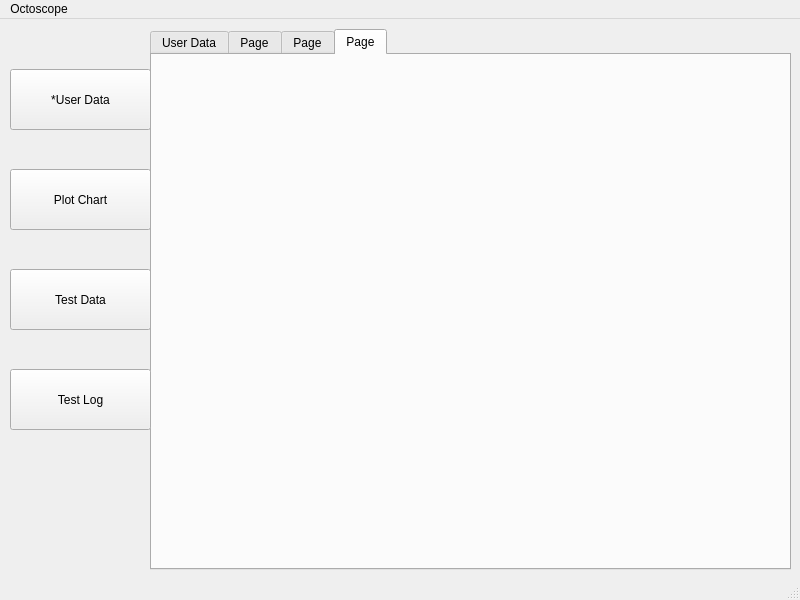
<?xml version="1.0" encoding="UTF-8"?>
<ui version="4.0">
 <class>MainWindow</class>
 <widget class="QMainWindow" name="MainWindow">
  <property name="geometry">
   <rect>
    <x>0</x>
    <y>0</y>
    <width>800</width>
    <height>600</height>
   </rect>
  </property>
  <property name="windowTitle">
   <string>MainWindow</string>
  </property>
  <widget class="QWidget" name="centralwidget">
   <widget class="QPushButton" name="plot_chart_button">
    <property name="geometry">
     <rect>
      <x>10</x>
      <y>150</y>
      <width>141</width>
      <height>61</height>
     </rect>
    </property>
    <property name="text">
     <string>Plot Chart</string>
    </property>
    <property name="icon">
     <iconset resource="icons.qrc">
      <normaloff>:/icons/Plot graph icon.png</normaloff>:/icons/Plot graph icon.png</iconset>
    </property>
    <property name="iconSize">
     <size>
      <width>40</width>
      <height>40</height>
     </size>
    </property>
   </widget>
   <widget class="QPushButton" name="user_data_show_button">
    <property name="enabled">
     <bool>true</bool>
    </property>
    <property name="geometry">
     <rect>
      <x>10</x>
      <y>50</y>
      <width>141</width>
      <height>61</height>
     </rect>
    </property>
    <property name="text">
     <string>*User Data</string>
    </property>
    <property name="icon">
     <iconset resource="icons.qrc">
      <normaloff>:/icons/User input icon.png</normaloff>:/icons/User input icon.png</iconset>
    </property>
    <property name="iconSize">
     <size>
      <width>40</width>
      <height>40</height>
     </size>
    </property>
   </widget>
   <widget class="QPushButton" name="test_data_button">
    <property name="geometry">
     <rect>
      <x>10</x>
      <y>250</y>
      <width>141</width>
      <height>61</height>
     </rect>
    </property>
    <property name="text">
     <string>Test Data</string>
    </property>
    <property name="icon">
     <iconset resource="icons.qrc">
      <normaloff>:/icons/Automation data icon.png</normaloff>:/icons/Automation data icon.png</iconset>
    </property>
    <property name="iconSize">
     <size>
      <width>40</width>
      <height>40</height>
     </size>
    </property>
   </widget>
   <widget class="QTabWidget" name="main_tab_widget">
    <property name="enabled">
     <bool>true</bool>
    </property>
    <property name="geometry">
     <rect>
      <x>150</x>
      <y>10</y>
      <width>641</width>
      <height>541</height>
     </rect>
    </property>
    <property name="currentIndex">
     <number>3</number>
    </property>
    <widget class="QWidget" name="tab">
     <attribute name="title">
      <string>User Data</string>
     </attribute>
     <widget class="QComboBox" name="platforn_combo_box">
      <property name="geometry">
       <rect>
        <x>130</x>
        <y>40</y>
        <width>171</width>
        <height>25</height>
       </rect>
      </property>
      <item>
       <property name="text">
        <string>Other Vendor</string>
       </property>
      </item>
      <item>
       <property name="text">
        <string>CGR</string>
       </property>
      </item>
      <item>
       <property name="text">
        <string>LGM</string>
       </property>
      </item>
      <item>
       <property name="text">
        <string>CGR-2</string>
       </property>
      </item>
      <item>
       <property name="text">
        <string>LGM-2</string>
       </property>
      </item>
     </widget>
     <widget class="QComboBox" name="author_name_combo_box">
      <property name="geometry">
       <rect>
        <x>130</x>
        <y>80</y>
        <width>171</width>
        <height>25</height>
       </rect>
      </property>
      <item>
       <property name="text">
        <string>New</string>
       </property>
      </item>
      <item>
       <property name="text">
        <string>Roie T</string>
       </property>
      </item>
     </widget>
     <widget class="QWidget" name="user_input_data_widget" native="true">
      <property name="enabled">
       <bool>false</bool>
      </property>
      <property name="geometry">
       <rect>
        <x>40</x>
        <y>150</y>
        <width>361</width>
        <height>281</height>
       </rect>
      </property>
      <widget class="QLabel" name="label_3">
       <property name="geometry">
        <rect>
         <x>10</x>
         <y>30</y>
         <width>141</width>
         <height>17</height>
        </rect>
       </property>
       <property name="text">
        <string>WLAN Build Version</string>
       </property>
      </widget>
      <widget class="QLabel" name="label_4">
       <property name="geometry">
        <rect>
         <x>10</x>
         <y>90</y>
         <width>131</width>
         <height>17</height>
        </rect>
       </property>
       <property name="text">
        <string>Regulatory Domain</string>
       </property>
      </widget>
      <widget class="QLineEdit" name="lineEdit">
       <property name="geometry">
        <rect>
         <x>180</x>
         <y>30</y>
         <width>113</width>
         <height>25</height>
        </rect>
       </property>
       <property name="placeholderText">
        <string>1.1.1.1</string>
       </property>
      </widget>
      <widget class="QComboBox" name="comboBox_3">
       <property name="geometry">
        <rect>
         <x>180</x>
         <y>90</y>
         <width>86</width>
         <height>25</height>
        </rect>
       </property>
      </widget>
     </widget>
     <widget class="QLabel" name="label">
      <property name="geometry">
       <rect>
        <x>50</x>
        <y>40</y>
        <width>67</width>
        <height>17</height>
       </rect>
      </property>
      <property name="text">
       <string>Platform</string>
      </property>
     </widget>
     <widget class="QLabel" name="label_2">
      <property name="geometry">
       <rect>
        <x>50</x>
        <y>80</y>
        <width>67</width>
        <height>17</height>
       </rect>
      </property>
      <property name="text">
       <string>Author</string>
      </property>
     </widget>
     <widget class="QWidget" name="author_name_widget" native="true">
      <property name="enabled">
       <bool>false</bool>
      </property>
      <property name="geometry">
       <rect>
        <x>320</x>
        <y>80</y>
        <width>161</width>
        <height>31</height>
       </rect>
      </property>
      <widget class="QLineEdit" name="lineEdit_3">
       <property name="geometry">
        <rect>
         <x>0</x>
         <y>0</y>
         <width>151</width>
         <height>25</height>
        </rect>
       </property>
       <property name="placeholderText">
        <string>Name</string>
       </property>
      </widget>
     </widget>
     <widget class="QPushButton" name="pushButton">
      <property name="geometry">
       <rect>
        <x>480</x>
        <y>440</y>
        <width>151</width>
        <height>61</height>
       </rect>
      </property>
      <property name="text">
       <string>      Start Test</string>
      </property>
      <property name="icon">
       <iconset resource="icons.qrc">
        <normaloff>:/icons/Play green icon.png</normaloff>:/icons/Play green icon.png</iconset>
      </property>
      <property name="iconSize">
       <size>
        <width>40</width>
        <height>40</height>
       </size>
      </property>
     </widget>
     <widget class="QCheckBox" name="checkBox">
      <property name="geometry">
       <rect>
        <x>490</x>
        <y>20</y>
        <width>91</width>
        <height>23</height>
       </rect>
      </property>
      <property name="text">
       <string>Load tests</string>
      </property>
     </widget>
     <widget class="QCheckBox" name="checkBox_2">
      <property name="geometry">
       <rect>
        <x>490</x>
        <y>50</y>
        <width>131</width>
        <height>23</height>
       </rect>
      </property>
      <property name="text">
       <string>Plots tests</string>
      </property>
     </widget>
    </widget>
    <widget class="QWidget" name="tab_2">
     <attribute name="title">
      <string>Page</string>
     </attribute>
    </widget>
    <widget class="QWidget" name="tab_3">
     <attribute name="title">
      <string>Page</string>
     </attribute>
     <widget class="QLabel" name="label_7">
      <property name="geometry">
       <rect>
        <x>380</x>
        <y>50</y>
        <width>121</width>
        <height>17</height>
       </rect>
      </property>
      <property name="text">
       <string>Test Option List</string>
      </property>
     </widget>
     <widget class="QLabel" name="label_8">
      <property name="geometry">
       <rect>
        <x>10</x>
        <y>50</y>
        <width>121</width>
        <height>17</height>
       </rect>
      </property>
      <property name="text">
       <string>Execution Order</string>
      </property>
     </widget>
     <widget class="QListWidget" name="listWidget">
      <property name="geometry">
       <rect>
        <x>10</x>
        <y>70</y>
        <width>221</width>
        <height>351</height>
       </rect>
      </property>
      <item>
       <property name="text">
        <string>aaaa</string>
       </property>
      </item>
      <item>
       <property name="text">
        <string>bbb</string>
       </property>
      </item>
      <item>
       <property name="text">
        <string>ccc</string>
       </property>
      </item>
      <item>
       <property name="text">
        <string>ddd</string>
       </property>
      </item>
     </widget>
     <widget class="QListWidget" name="listWidget_2">
      <property name="geometry">
       <rect>
        <x>380</x>
        <y>70</y>
        <width>241</width>
        <height>351</height>
       </rect>
      </property>
      <item>
       <property name="text">
        <string>PAL2.4_DS_2.4</string>
       </property>
      </item>
      <item>
       <property name="text">
        <string>PAL5_DS_5</string>
       </property>
      </item>
      <item>
       <property name="text">
        <string>Restart PAL</string>
       </property>
      </item>
      <item>
       <property name="text">
        <string>Restart PAL</string>
       </property>
      </item>
      <item>
       <property name="text">
        <string>Restart PAL</string>
       </property>
      </item>
      <item>
       <property name="text">
        <string>Restart PAL</string>
       </property>
      </item>
      <item>
       <property name="text">
        <string>Restart PAL</string>
       </property>
      </item>
      <item>
       <property name="text">
        <string>Restart PAL</string>
       </property>
      </item>
      <item>
       <property name="text">
        <string>Restart PAL</string>
       </property>
      </item>
      <item>
       <property name="text">
        <string>Restart PAL</string>
       </property>
      </item>
      <item>
       <property name="text">
        <string>New Item</string>
       </property>
      </item>
      <item>
       <property name="text">
        <string>Restart PAL</string>
       </property>
      </item>
      <item>
       <property name="text">
        <string>Restart PAL</string>
       </property>
      </item>
      <item>
       <property name="text">
        <string>Restart PAL</string>
       </property>
      </item>
      <item>
       <property name="text">
        <string>Restart PAL</string>
       </property>
      </item>
      <item>
       <property name="text">
        <string>New Item</string>
       </property>
      </item>
      <item>
       <property name="text">
        <string>Restart PAL</string>
       </property>
      </item>
      <item>
       <property name="text">
        <string>Restart PAL</string>
       </property>
      </item>
      <item>
       <property name="text">
        <string>Restart PAL</string>
       </property>
      </item>
      <item>
       <property name="text">
        <string>Restart PAL</string>
       </property>
      </item>
      <item>
       <property name="text">
        <string>Restart PAL</string>
       </property>
      </item>
      <item>
       <property name="text">
        <string>New Item</string>
       </property>
      </item>
      <item>
       <property name="text">
        <string>New Item</string>
       </property>
      </item>
      <item>
       <property name="text">
        <string>New Item</string>
       </property>
      </item>
      <item>
       <property name="text">
        <string>New Item</string>
       </property>
      </item>
      <item>
       <property name="text">
        <string>Restart PALRestart PALRestart PALv</string>
       </property>
      </item>
      <item>
       <property name="text">
        <string>New Item</string>
       </property>
      </item>
      <item>
       <property name="text">
        <string>Restart PAL</string>
       </property>
      </item>
     </widget>
     <widget class="QPushButton" name="pushButton_2">
      <property name="geometry">
       <rect>
        <x>250</x>
        <y>210</y>
        <width>101</width>
        <height>51</height>
       </rect>
      </property>
      <property name="toolTipDuration">
       <number>-4</number>
      </property>
      <property name="text">
       <string/>
      </property>
      <property name="icon">
       <iconset resource="icons.qrc">
        <normaloff>:/icons/Move left icon.png</normaloff>:/icons/Move left icon.png</iconset>
      </property>
      <property name="iconSize">
       <size>
        <width>40</width>
        <height>40</height>
       </size>
      </property>
     </widget>
     <widget class="QPushButton" name="pushButton_3">
      <property name="geometry">
       <rect>
        <x>10</x>
        <y>470</y>
        <width>89</width>
        <height>25</height>
       </rect>
      </property>
      <property name="text">
       <string>Remove All</string>
      </property>
     </widget>
     <widget class="QPushButton" name="pushButton_4">
      <property name="geometry">
       <rect>
        <x>10</x>
        <y>430</y>
        <width>131</width>
        <height>25</height>
       </rect>
      </property>
      <property name="text">
       <string>Remove Selected</string>
      </property>
     </widget>
    </widget>
    <widget class="QWidget" name="tab_4">
     <attribute name="title">
      <string>Page</string>
     </attribute>
    </widget>
   </widget>
   <widget class="QPushButton" name="pushButton_6">
    <property name="geometry">
     <rect>
      <x>10</x>
      <y>350</y>
      <width>141</width>
      <height>61</height>
     </rect>
    </property>
    <property name="text">
     <string>Test Log</string>
    </property>
    <property name="icon">
     <iconset resource="icons.qrc">
      <normaloff>:/icons/Log icon.png</normaloff>:/icons/Log icon.png</iconset>
    </property>
    <property name="iconSize">
     <size>
      <width>40</width>
      <height>40</height>
     </size>
    </property>
   </widget>
  </widget>
  <widget class="QMenuBar" name="menubar">
   <property name="geometry">
    <rect>
     <x>0</x>
     <y>0</y>
     <width>800</width>
     <height>22</height>
    </rect>
   </property>
   <widget class="QMenu" name="menuOctoscope">
    <property name="title">
     <string>Octoscope</string>
    </property>
   </widget>
   <addaction name="menuOctoscope"/>
  </widget>
  <widget class="QStatusBar" name="statusbar"/>
 </widget>
 <resources>
  <include location="icons.qrc"/>
 </resources>
 <connections/>
</ui>
